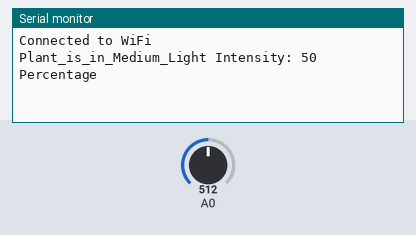
Bench run of a sketch on a simulated Arduino MKR. On the bench: the last lines printed to the serial monitor. The test bench sets the inputs (shaded band); at power-on: A0 = 512. WiFi joins after 1.5 s; servers stay silent unless stated.

Above: at 2.7 s.
2.8 s: A0 set to 497
At 12.8 s:
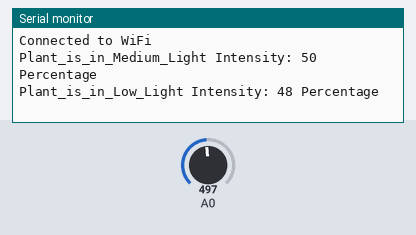
13.4 s: A0 set to 211
At 23.0 s:
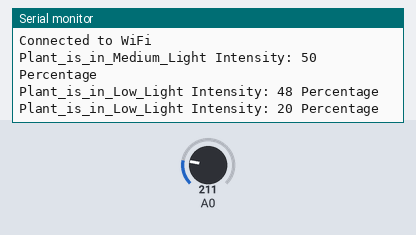
23.6 s: A0 set to 188
At 33.2 s:
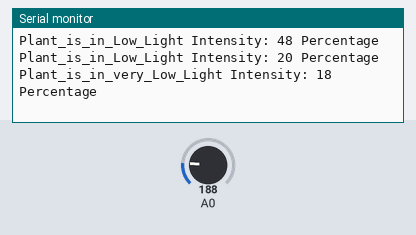

Measured:
- the behaviour switches between 512 and 511 on A0 (found by bisection; images 0 and 1)
- the behaviour switches between 205 and 204 on A0 (found by bisection; images 2 and 3)
- after the input at 2.8 s, the serial monitor: prints a new line after 9.1 s (image 1)
- after the input at 13.4 s, the serial monitor: prints a new line after 8.7 s (image 2)
- after the input at 23.6 s, the serial monitor: prints a new line after 8.7 s (image 3)

The sketch:

IFTTT.ino
```cpp
/*
 * Made by Gaganveer Singh 2210994783
*/
#include <WiFiNINA.h>

// WiFi network details
char ssid[] = "Diamond";
char pass[] = "diamond@580";

// Create an instance of the WiFi client
WiFiClient client;

// IFTTT Webhooks details
char HOST_NAME[] = "maker.ifttt.com";
String PATH_NAME = "/trigger/light_intensity/with/key/fgWXJE3fbyndV6YvZKVywMM_YhRImHk3y5uFJFKFDV";

void setup() {
  // Start WiFi connection using the provided SSID and password
  WiFi.begin(ssid, pass);
  Serial.begin(9600);
  while (!Serial)
    ;

  // Check if the WiFi connection was successful and print the result to the Serial Monitor
  if (WiFi.status() == WL_CONNECTED) {
    Serial.println("Connected to WiFi");
  } else {
    Serial.println("Connection to WiFi failed");
  }
}

void loop() {
  // Read the light intensity from the analog pin A0
  int lightIntensity = analogRead(A0);
  // Map the light intensity to a percentage (0-100)
  int scaledintensity = map(lightIntensity, 0, 1023, 0, 100);

  // Based on the mapped intensity, send an appropriate message to IFTTT
  if (scaledintensity < 20) {
    sendLightIntensityToIFTTT("Plant_is_in_very_Low_Light ", scaledintensity);
  } else if (scaledintensity >= 20 && scaledintensity < 50) {
    sendLightIntensityToIFTTT("Plant_is_in_Low_Light ", scaledintensity);
  } else if (scaledintensity >= 50 && scaledintensity < 80) {
    sendLightIntensityToIFTTT("Plant_is_in_Medium_Light ", scaledintensity);
  } else if (scaledintensity >= 80) {
    sendLightIntensityToIFTTT("Plant_is_in_High_Light ", scaledintensity);
  }

  delay(10000);  // Delay for a few seconds before taking the next reading
}

// Function to send the light intensity information to IFTTT
void sendLightIntensityToIFTTT(String message, int intensity) {
  // Construct the query string for the GET request
  String queryString = "?value1=" + message + "&value2=" + String(intensity) + "percentage";

  // Attempt to connect to IFTTT Webhooks
  if (client.connect(HOST_NAME, 80)) {
    client.println("GET " + PATH_NAME + queryString + " HTTP/1.1");
    client.println("Host: " + String(HOST_NAME));
    client.println("Connection: close");
    client.println();
    // Print the message and intensity to the Serial Monitor for debugging
    Serial.println(message + "Intensity: " + String(intensity) + " Percentage");
  } else {
    // Print an error message if the connection to IFTTT failed
    Serial.println("Connection to server failed");
  }
}
```
